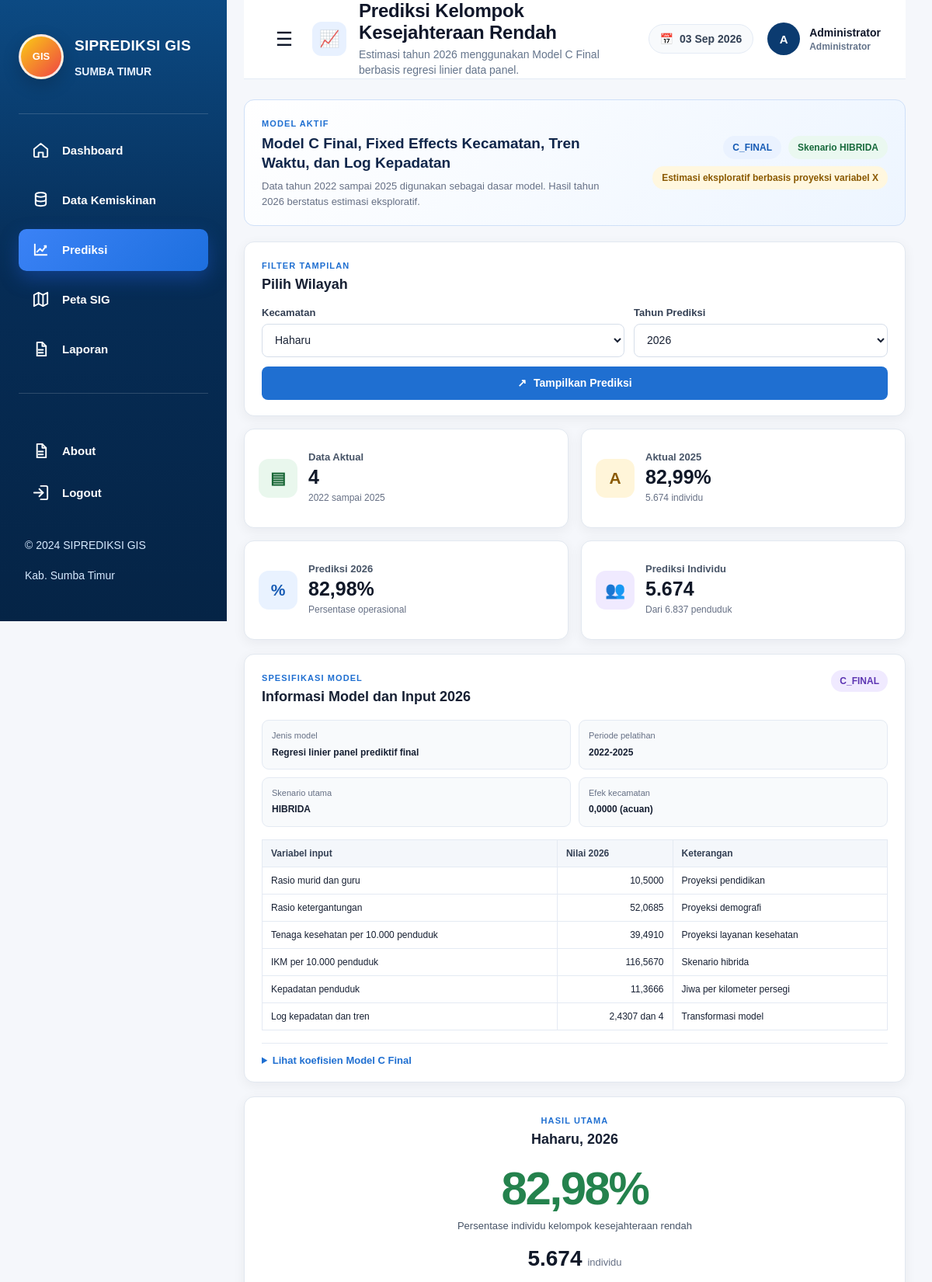
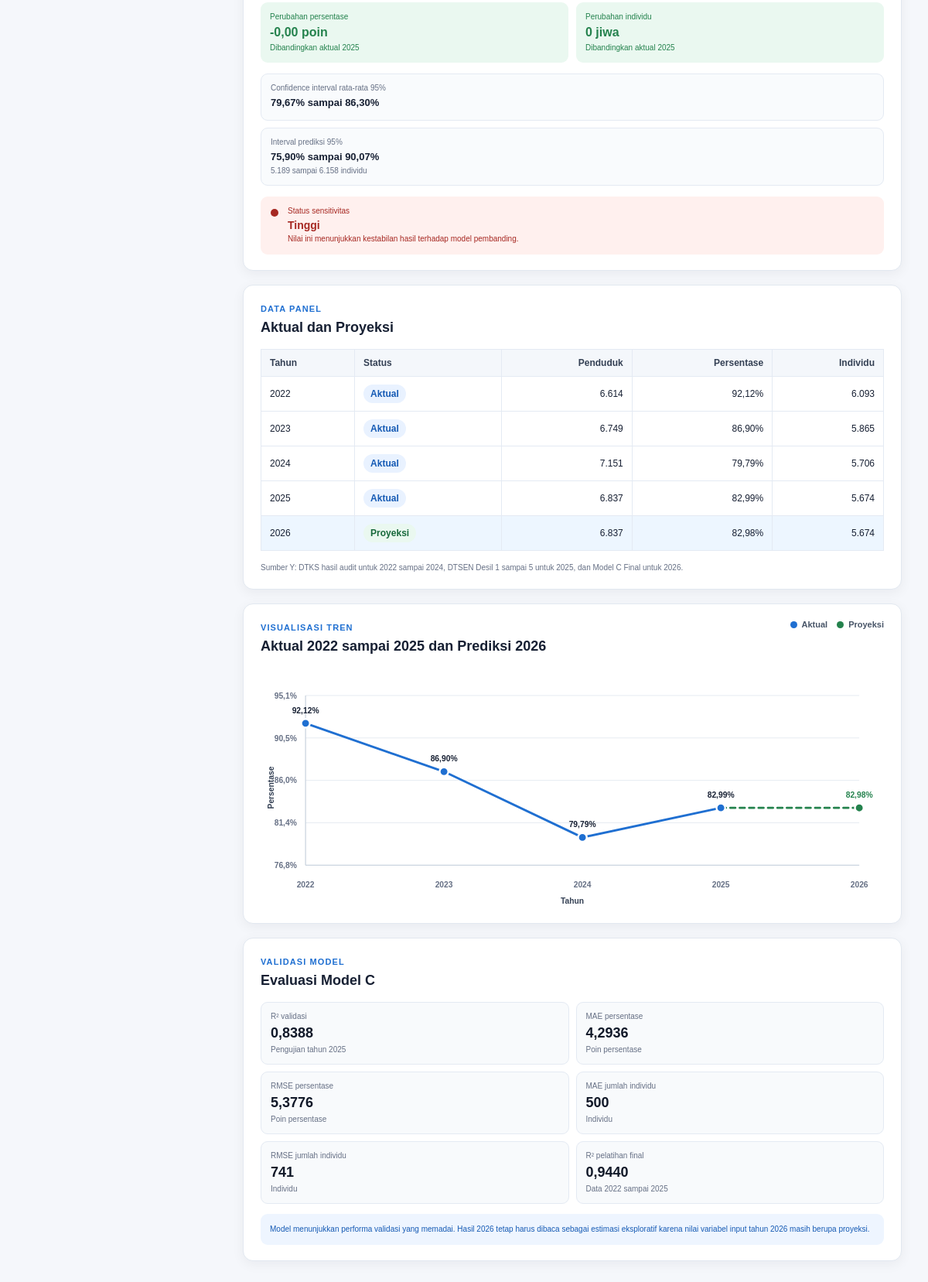
The app's page /prediksi/index.php (signed in) with its own data (2 pictures, top to bottom).
### tables this page shows
CREATE TABLE `model_regresi` (
  `id_model` smallint(5) UNSIGNED NOT NULL,
  `kode_model` varchar(40) NOT NULL,
  `nama_model` varchar(255) NOT NULL,
  `jenis_model` varchar(150) NOT NULL,
  `periode_pelatihan` varchar(30) DEFAULT NULL,
  `tahun_latih_awal` year(4) DEFAULT NULL,
  `tahun_latih_akhir` year(4) DEFAULT NULL,
  `tahun_target` year(4) DEFAULT NULL,
  `jumlah_training` smallint(5) UNSIGNED DEFAULT NULL,
  `jumlah_testing` smallint(5) UNSIGNED DEFAULT NULL,
  `jumlah_parameter` smallint(5) UNSIGNED DEFAULT NULL,
  `r2_training` decimal(20,15) DEFAULT NULL,
  `adjusted_r2_training` decimal(20,15) DEFAULT NULL,
  `r2_validasi` decimal(20,15) DEFAULT NULL,
  `mae_validasi_persen` decimal(20,12) DEFAULT NULL,
  `rmse_validasi_persen` decimal(20,12) DEFAULT NULL,
  `mae_validasi_jiwa` decimal(20,6) DEFAULT NULL,
  `rmse_validasi_jiwa` decimal(20,6) DEFAULT NULL,
  `skenario_utama` varchar(40) DEFAULT NULL,
  `status_model` enum('Aktif','Pembanding','Arsip') NOT NULL DEFAULT 'Pembanding',
  `is_active` tinyint(1) NOT NULL DEFAULT 0,
  `catatan_model` text DEFAULT NULL,
  `created_at` timestamp NOT NULL DEFAULT current_timestamp(),
  `updated_at` timestamp NOT NULL DEFAULT current_timestamp() ON UPDATE current_timestamp()
);

CREATE TABLE `efek_kecamatan` (
  `id_efek` bigint(20) UNSIGNED NOT NULL,
  `id_model` smallint(5) UNSIGNED NOT NULL,
  `id_kecamatan` int(10) UNSIGNED NOT NULL,
  `nilai_efek` decimal(30,18) NOT NULL,
  `standard_error_cluster` decimal(30,18) DEFAULT NULL,
  `statistik_t` decimal(30,18) DEFAULT NULL,
  `p_value` decimal(30,20) DEFAULT NULL,
  `ci_95_bawah` decimal(30,18) DEFAULT NULL,
  `ci_95_atas` decimal(30,18) DEFAULT NULL,
  `status_acuan` tinyint(1) NOT NULL DEFAULT 0,
  `status_signifikansi` varchar(50) DEFAULT NULL
);

CREATE TABLE `kecamatan` (
  `id_kecamatan` int(10) UNSIGNED NOT NULL,
  `id_admin` int(10) UNSIGNED DEFAULT NULL,
  `kode_kecamatan` varchar(30) NOT NULL,
  `kode_panel` varchar(3) DEFAULT NULL,
  `nama_kecamatan` varchar(100) NOT NULL,
  `luas_wilayah_km2` decimal(12,4) DEFAULT NULL,
  `geojson_wilayah` longtext DEFAULT NULL,
  `status_aktif` tinyint(1) NOT NULL DEFAULT 1
);

### prediksi/index.php (the view, shortened to what the rows shown need)
<?php
require_once __DIR__ . '/backend.php';
?>
<!DOCTYPE html>
<html lang="id">
<head>
    <link rel="stylesheet" href="../style-sidebar.css">
    <link rel="stylesheet" href="../style-header.css">
    <link rel="stylesheet" href="style-prediksi.css?v=4">
</head>
<body>
<?php include __DIR__ . '/../sidebar.php'; ?>
<main class="main-content prediction-page">
    <?php
    require_once __DIR__ . '/../template-header.php';
    ?>
    <section class="model-banner" aria-label="Status model">
        <div>
            <span class="banner-eyebrow">Model aktif</span>
            <strong><?= prediksi_e($model['nama_model'] ?? 'Model C Final'); ?></strong>
            <p>
                Data tahun 2022 sampai 2025 digunakan sebagai dasar model. Hasil tahun
                <?= prediksi_e($selectedTahun); ?> berstatus estimasi eksploratif.
            </p>
        </div>
    </section>
    <section class="prediction-summary-grid">
        <article class="filter-card card-shell">
            <div class="card-heading">
                <div>
                    <h2>Pilih Wilayah</h2>
                </div>
            </div>
        </article>
    </section>
    <section class="prediction-main-grid">
        <article class="model-card card-shell">
            <div class="card-heading card-heading-split">
                <div>
                    <span class="section-kicker">Spesifikasi model</span>
                    <h2>Informasi Model dan Input 2026</h2>
                </div>
                <span class="model-code"><?= prediksi_e($model['kode_model'] ?? '-'); ?></span>
            </div>
            <div class="model-meta-grid">
                <div class="meta-item">
                    <span>Jenis model</span>
                    <strong><?= prediksi_e($model['jenis_model'] ?? '-'); ?></strong>
                </div>
                <div class="meta-item">
                    <span>Periode pelatihan</span>
                    <strong><?= prediksi_e($model['periode_pelatihan'] ?? '-'); ?></strong>
                </div>
                <div class="meta-item">
                    <span>Efek kecamatan</span>
                    <strong>
                        <?= $districtEffect !== null
                            ? prediksi_angka($districtEffect['nilai_efek'], 4)
                            : '-'; ?>
                        <?= !empty($districtEffect['status_acuan']) ? '(acuan)' : ''; ?>
                    </strong>
                </div>
            </div>
            <div class="input-table-wrap">
                <table class="input-table">
                    <thead>
                        <tr>
                            <th>Variabel input</th>
                            <th>Nilai 2026</th>
                            <th>Keterangan</th>
                        </tr>
                    </thead>
                </table>
            </div>
        </article>
        <article class="result-card card-shell">
            <div class="card-heading">
                <span class="section-kicker">Hasil utama</span>
                <h2><?= prediksi_e($selectedDistrictName); ?>, <?= prediksi_e($selectedTahun); ?></h2>
            </div>
        </article>
    </section>
    <section class="prediction-detail-grid">
        <article class="history-card card-shell">
            <div class="card-heading">
                <h2>Aktual dan Proyeksi</h2>
            </div>
            <div class="history-table-wrap">
                <table class="history-table">
                    <thead>
                        <tr>
                            <th>Tahun</th>
                            <th>Status</th>
                            <th>Penduduk</th>
                            <th>Persentase</th>
                            <th>Individu</th>
                        </tr>
                    </thead>
                </table>
            </div>
        </article>
        <article class="chart-card card-shell">
            <div class="card-heading card-heading-split">
                <div>
                    <h2>Aktual 2022 sampai 2025 dan Prediksi 2026</h2>
                </div>
            </div>
        </article>
        <article class="evaluation-card card-shell">
            <div class="card-heading">
                <h2>Evaluasi Model C</h2>
            </div>
            <div class="evaluation-list">
                <div class="evaluation-item">
                    <span>R² validasi</span>
                    <strong><?= prediksi_angka($model['r2_validasi'] ?? null, 4); ?></strong>
                    <small>Pengujian tahun 2025</small>
                </div>
                <div class="evaluation-item">
                    <span>MAE persentase</span>
                    <strong><?= prediksi_angka($model['mae_validasi_persen'] ?? null, 4); ?></strong>
                    <small>Poin persentase</small>
                </div>
                <div class="evaluation-item">
                    <span>RMSE persentase</span>
                    <strong><?= prediksi_angka($model['rmse_validasi_persen'] ?? null, 4); ?></strong>
                    <small>Poin persentase</small>
                </div>
                <div class="evaluation-item">
                    <span>MAE jumlah individu</span>
                    <strong><?= prediksi_bulat($model['mae_validasi_jiwa'] ?? null); ?></strong>
                    <small>Individu</small>
                </div>
                <div class="evaluation-item">
                    <span>RMSE jumlah individu</span>
                    <strong><?= prediksi_bulat($model['rmse_validasi_jiwa'] ?? null); ?></strong>
                    <small>Individu</small>
                </div>
                <div class="evaluation-item">
                    <span>R² pelatihan final</span>
                    <strong><?= prediksi_angka($model['r2_training'] ?? null, 4); ?></strong>
                    <small>Data 2022 sampai 2025</small>
                </div>
            </div>
        </article>
    </section>
</main>
</body>
</html>

### records on screen
model_regresi: nama_model "Model C Final, Fixed Effects Kecamatan, Tren Waktu, dan Log Kepadatan", kode_model "C_FINAL", jenis_model "Regresi linier panel prediktif final", periode_pelatihan "2022-2025", r2_validasi "0,8388", mae_validasi_persen "4,2936", rmse_validasi_persen "5,3776", mae_validasi_jiwa "500", rmse_validasi_jiwa "741", r2_training "0,9440"
efek_kecamatan: nilai_efek "0,0000"
kecamatan: nama_kecamatan "Haharu"

### other values on screen
$pageIcon "📈"
$pageTitle "Prediksi Kelompok Kesejahteraan Rendah"
$pageSubtitle "Estimasi tahun 2026 menggunakan Model C Final berbasis regresi linier data panel."
$avatarText "A"
$namaAdminHeader "Administrator"
$roleAdminHeader "Administrator"
prediksi_e($selectedTahun) "2026"
prediksi_e($prediction['kode_model'] ?? 'C_FINAL') "C_FINAL"
prediksi_e($prediction['kode_skenario'] ?? 'HIBRIDA') "HIBRIDA"
prediksi_e($prediction['status_hasil'] ?? 'Estimasi eksploratif') "Estimasi eksploratif berbasis proyeksi variabel X"
prediksi_bulat($observationCount) "4"
prediksi_e($periodLabel) "2022 sampai 2025"
prediksi_angka($actual2025Percent, 2) "82,99"
prediksi_bulat($actual2025Count) "5.674"
prediksi_angka($predictionPercent, 2) "82,98"
